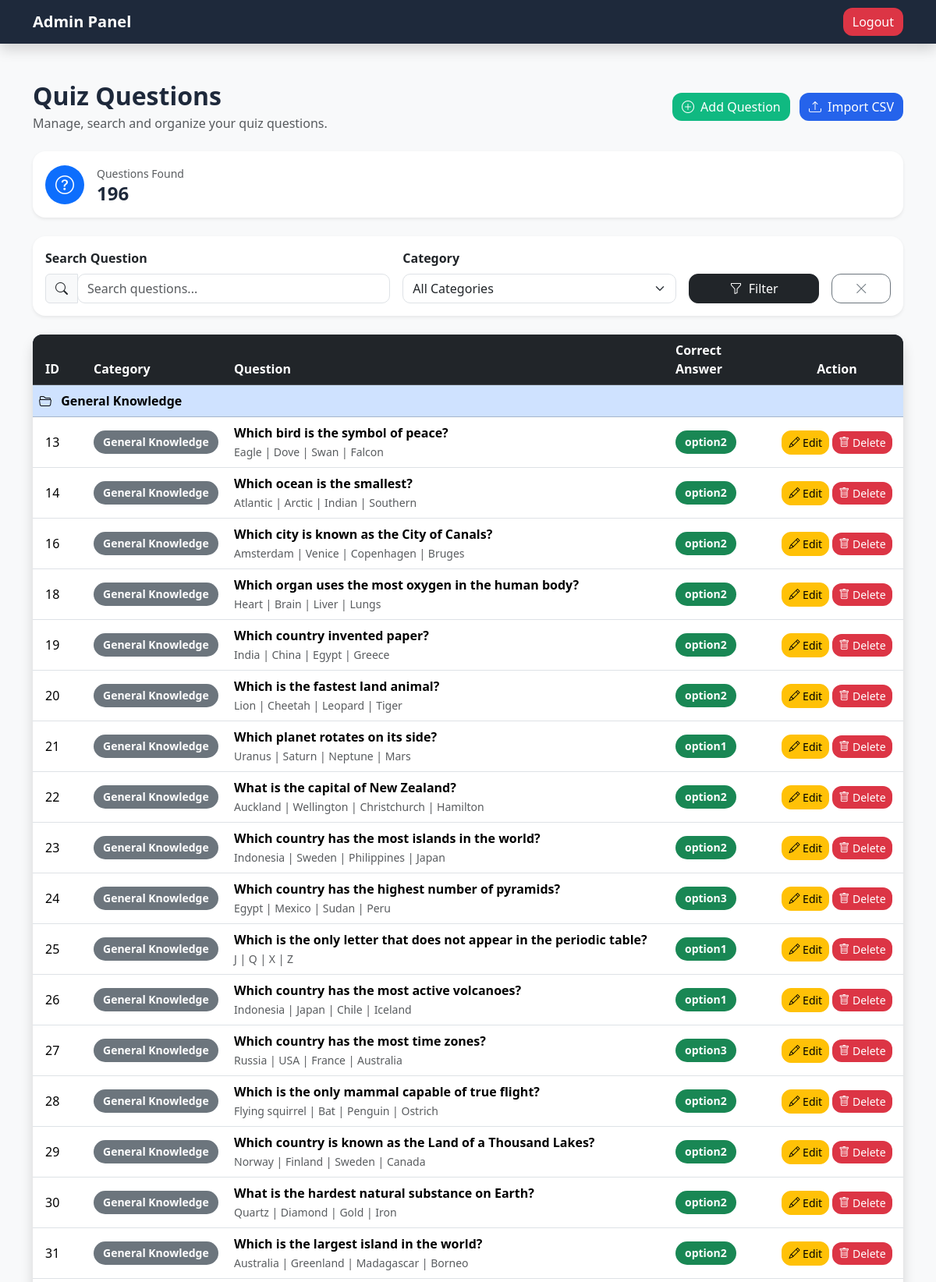
The app's page /online-quiz-system/admin/questions.php (signed in, upper part) with its own data.
### tables this page shows
CREATE TABLE `questions` (
  `id` int(11) NOT NULL,
  `category_id` int(11) NOT NULL,
  `question` text NOT NULL,
  `option1` varchar(255) NOT NULL,
  `option2` varchar(255) NOT NULL,
  `option3` varchar(255) NOT NULL,
  `option4` varchar(255) NOT NULL,
  `correct_answer` enum('option1','option2','option3','option4') NOT NULL DEFAULT current_timestamp(),
  `created at` timestamp NOT NULL DEFAULT current_timestamp() ON UPDATE current_timestamp()
);

CREATE TABLE `categories` (
  `id` int(11) NOT NULL,
  `category_name` varchar(100) NOT NULL,
  `description` text DEFAULT NULL,
  `created_at` timestamp NOT NULL DEFAULT current_timestamp()
);

### online-quiz-system/admin/questions.php (the view, shortened to what this page needs)
<?php
include("../includes/db.php");
include("../includes/header.php");
$selected_category = isset($_GET['category'])
    ? $_GET['category']
    : "all";
$search = isset($_GET['search'])
    ? trim($_GET['search'])
    : "";
$sql = "
    SELECT
        questions.*,
        categories.category_name
    FROM questions
    JOIN categories
        ON questions.category_id = categories.id
    WHERE 1=1
";
$sql .= "
    ORDER BY categories.category_name, questions.id
";
$result = mysqli_query($conn, $sql);
$total_questions = mysqli_num_rows($result);
?>
<!DOCTYPE html>
<html lang="en">
<head>
<link
    href="https://cdn.jsdelivr.net/npm/bootstrap@5.3.7/dist/css/bootstrap.min.css"
    rel="stylesheet"
>
<link
    rel="stylesheet"
    href="../css/style.css"
>
<link
    rel="stylesheet"
    href="https://cdn.jsdelivr.net/npm/bootstrap-icons@1.11.3/font/bootstrap-icons.min.css"
>
</head>
<body class="bg-light">
<nav class="navbar navbar-dark bg-dark shadow">
    <div class="container">
        <a
            class="navbar-brand fw-bold"
            href="dashboard.php"
        >
            Admin Panel
        </a>
        <a
            href="logout.php"
            class="btn btn-danger"
        >
            Logout
        </a>
    </div>
</nav>
<div class="container py-5">
    <div class="d-flex justify-content-between align-items-center mb-4">
        <div>
            <h2 class="fw-bold mb-1">
                Quiz Questions
            </h2>
            <p class="text-muted mb-0">
                Manage, search and organize your quiz questions.
            </p>
        </div>
        <div>
            <a
                href="add_question.php"
                class="btn btn-success"
            >
                <i class="bi bi-plus-circle me-1"></i>
                Add Question
            </a>
            <a
                href="import_questions.php"
                class="btn btn-primary ms-2"
            >
                <i class="bi bi-upload me-1"></i>
                Import CSV
            </a>
        </div>
    </div>
    <div class="card shadow-sm border-0 mb-4">
        <div class="card-body">
            <div class="d-flex align-items-center">
                <div
                    class="bg-primary text-white rounded-circle d-flex align-items-center justify-content-center me-3"
                    style="width:50px;height:50px;"
                >
                    <i class="bi bi-question-circle fs-4"></i>
                </div>
                <div>
                    <small class="text-muted">
                        Questions Found
                    </small>
                    <h4 class="fw-bold mb-0">
                        <?php echo $total_questions; ?>
                    </h4>
                </div>
            </div>
        </div>
    </div>
    <div class="card shadow-sm border-0 mb-4">
        <div class="card-body">
            <form
                method="GET"
                class="row g-3 align-items-end"
            >
                <div class="col-md-5">
                    <label class="form-label fw-semibold">
                        Search Question
                    </label>
                    <div class="input-group">
                        <span class="input-group-text">
                            <i class="bi bi-search"></i>
                        </span>
                        <input
                            type="text"
                            name="search"
                            class="form-control"
                            placeholder="Search questions..."
                            value="<?php echo htmlspecialchars($search); ?>"
                        >
                    </div>
                </div>
                <div class="col-md-4">
                    <label class="form-label fw-semibold">
                        Category
                    </label>
                    <select
                        name="category"
                        class="form-select"
                    >
                        <option value="all">
                            All Categories
                        </option>
                    </select>
                </div>
                <div class="col-md-2">
                    <button
                        type="submit"
                        class="btn btn-dark w-100"
                    >
                        <i class="bi bi-funnel me-1"></i>
                        Filter
                    </button>
                </div>
                <div class="col-md-1">
                    <a
                        href="questions.php"
                        class="btn btn-outline-secondary w-100"
                        title="Clear filters"
                    >
                        <i class="bi bi-x-lg"></i>
                    </a>
                </div>
            </form>
        </div>
    </div>
    <div class="card shadow border-0">
        <div class="card-body p-0">
            <div class="table-responsive">
                <table
                    class="table table-hover align-middle mb-0"
                >
                    <thead class="table-dark">
                        <tr>
                            <th
                                class="px-3"
                                width="70"
                            >
                                ID
                            </th>
                            <th width="180">
                                Category
                            </th>
                            <th>
                                Question
                            </th>
                            <th width="130">
                                Correct Answer
                            </th>
                            <th
                                width="170"
                                class="text-center"
                            >
                                Action
                            </th>
                        </tr>
                    </thead>
                    <tbody>
                    <?php
                    if($total_questions == 0)
                    {
                    ?>
                        <tr>
                            <td
                                colspan="5"
                                class="text-center py-5"
                            >
                                <i
                                    class="bi bi-search fs-1 text-muted"
                                ></i>
                                <h5 class="mt-3">
                                    No questions found
                                </h5>
                                <p class="text-muted">
                                    Try another search or category.
                                </p>
                            </td>
                        </tr>
                    <?php
                    }
                    else
                    {
                        $currentCategory = "";
                        while(
                            $row = mysqli_fetch_assoc($result)
                        )
                        {
                            if(
                                $selected_category == "all"
                                &&
                                $currentCategory != $row['category_name']
                            )
                            {
                                $currentCategory =
                                    $row['category_name'];
                    ?>
                                <tr class="table-primary">
                                    <td
                                        colspan="5"
                                        class="fw-bold"
                                    >
                                        <i class="bi bi-folder2-open me-2"></i>
                                        <?php
                                        echo htmlspecialchars(
                                            $currentCategory
                                        );
                                        ?>
                                    </td>
                                </tr>
                    <?php
                            }
                    ?>
                        <tr>
                            <td class="px-3">
                                <?php
                                echo $row['id'];
                                ?>
                            </td>
                            <td>
                                <span class="badge bg-secondary">
                                    <?php
                                    echo htmlspecialchars(
                                        $row['category_name']
                                    );
                                    ?>
                                </span>
                            </td>
                            <td>
                                <div class="fw-semibold">
                                    <?php
                                    echo htmlspecialchars(
                                        $row['question']
                                    );
                                    ?>
                                </div>
                                <small class="text-muted">
                                    <?php
                                    echo htmlspecialchars(
                                        $row['option1']
                                    );
                                    ?>
                                    |
                                    <?php
                                    echo htmlspecialchars(
                                        $row['option2']
                                    );
                                    ?>
                                    |
                                    <?php
                                    echo htmlspecialchars(
                                        $row['option3']
                                    );
                                    ?>
                                    |
                                    <?php
                                    echo htmlspecialchars(
                                        $row['option4']
                                    );
                                    ?>
                                </small>
                            </td>
                            <td>
                                <span class="badge bg-success">
                                    <?php
                                    echo htmlspecialchars(
                                        $row['correct_answer']
                                    );
                                    ?>
                                </span>
                            </td>
                            <td class="text-center">
                                <a
                                    href="edit_question.php?id=<?php echo $row['id']; ?>"
                                    class="btn btn-warning btn-sm"
                                >
                                    <i class="bi bi-pencil"></i>
                                    Edit
                                </a>
                                <a
                                    href="delete_question.php?id=<?php echo $row['id']; ?>"
                                    class="btn btn-danger btn-sm"
                                    onclick="
                                        return confirm(
                                            'Are you sure you want to delete this question?'
                                        );
                                    "
                                >
                                    <i class="bi bi-trash"></i>
                                    Delete
                                </a>
                            </td>
                        </tr>
                    <?php
                        }
                    }
                    ?>
                    </tbody>
                </table>
            </div>
        </div>
    </div>
</div>
<?php include("../includes/footer.php"); ?>
</body>
</html>

### online-quiz-system/css/style.css (style rules this page uses)
body { font-family: "Segoe UI", Tahoma, Geneva, Verdana, sans-serif; background: #f5f7fb; color: #1E293B; }
.navbar { background: #1E293B !important; }
.navbar-brand { display: flex; flex-direction: column; text-decoration: none; }
.card { border: none; border-radius: 16px; box-shadow: 0 8px 20px rgba(0, 0, 0, .08); transition: .25s; }
.btn { border-radius: 12px; font-weight: 500; transition: .25s; }
.btn-primary { background: #2563EB; border: none; }
.btn-success { background: #10B981; border: none; }
.btn-danger { border: none; }
input, select, textarea { border-radius: 10px !important; }
.table { border-radius: 12px; overflow: hidden; }
.table thead { background: #1E293B; color: white; }
h1, h2, h3, h4, h5 { font-weight: 700; color: #1E293B; }
a { text-decoration: none; }
.badge { padding: 8px 12px; border-radius: 20px; font-size: 14px; }

### records on screen
questions: category.category_name "General Knowledge", id "13", question "Which bird is the symbol of peace?", option1 "Eagle", option2 "Dove", option3 "Swan", option4 "Falcon", correct_answer "option2"
questions: id "14", category.category_name "General Knowledge", question "Which ocean is the smallest?", option1 "Atlantic", option2 "Arctic", option3 "Indian", option4 "Southern", correct_answer "option2"
questions: id "16", category.category_name "General Knowledge", question "Which city is known as the City of Canals?", option1 "Amsterdam", option2 "Venice", option3 "Copenhagen", option4 "Bruges", correct_answer "option2"
questions: id "18", category.category_name "General Knowledge", question "Which organ uses the most oxygen in the human body?", option1 "Heart", option2 "Brain", option3 "Liver", option4 "Lungs", correct_answer "option2"
questions: id "19", category.category_name "General Knowledge", question "Which country invented paper?", option1 "India", option2 "China", option3 "Egypt", option4 "Greece", correct_answer "option2"
questions: id "20", category.category_name "General Knowledge", question "Which is the fastest land animal?", option1 "Lion", option2 "Cheetah", option3 "Leopard", option4 "Tiger", correct_answer "option2"
questions: id "21", category.category_name "General Knowledge", question "Which planet rotates on its side?", option1 "Uranus", option2 "Saturn", option3 "Neptune", option4 "Mars", correct_answer "option1"
questions: id "22", category.category_name "General Knowledge", question "What is the capital of New Zealand?", option1 "Auckland", option2 "Wellington", option3 "Christchurch", option4 "Hamilton", correct_answer "option2"
questions: id "23", category.category_name "General Knowledge", question "Which country has the most islands in the world?", option1 "Indonesia", option2 "Sweden", option3 "Philippines", option4 "Japan", correct_answer "option2"
questions: id "24", category.category_name "General Knowledge", question "Which country has the highest number of pyramids?", option1 "Egypt", option2 "Mexico", option3 "Sudan", option4 "Peru", correct_answer "option3"
questions: id "25", category.category_name "General Knowledge", question "Which is the only letter that does not appear in the periodic table?", option1 "J", option2 "Q", option3 "X", option4 "Z", correct_answer "option1"
questions: id "26", category.category_name "General Knowledge", question "Which country has the most active volcanoes?", option1 "Indonesia", option2 "Japan", option3 "Chile", option4 "Iceland", correct_answer "option1"
questions: id "27", category.category_name "General Knowledge", question "Which country has the most time zones?", option1 "Russia", option2 "USA", option3 "France", option4 "Australia", correct_answer "option3"
questions: id "28", category.category_name "General Knowledge", question "Which is the only mammal capable of true flight?", option1 "Flying squirrel", option2 "Bat", option3 "Penguin", option4 "Ostrich", correct_answer "option2"
questions: id "29", category.category_name "General Knowledge", question "Which country is known as the Land of a Thousand Lakes?", option1 "Norway", option2 "Finland", option3 "Sweden", option4 "Canada", correct_answer "option2"
questions: id "30", category.category_name "General Knowledge", question "What is the hardest natural substance on Earth?", option1 "Quartz", option2 "Diamond", option3 "Gold", option4 "Iron", correct_answer "option2"
questions: id "31", category.category_name "General Knowledge", question "Which is the largest island in the world?", option1 "Australia", option2 "Greenland", option3 "Madagascar", option4 "Borneo", correct_answer "option2"

### other values on screen
$total_questions "196"
